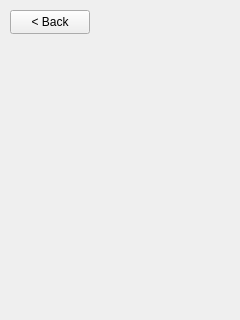
<?xml version="1.0" encoding="UTF-8"?>
<ui version="4.0">
 <class>SecondWindow</class>
 <widget class="QWidget" name="SecondWindow">
  <property name="geometry">
   <rect>
    <x>0</x>
    <y>0</y>
    <width>240</width>
    <height>320</height>
   </rect>
  </property>
  <property name="windowTitle">
   <string>Form</string>
  </property>
  <widget class="QPushButton" name="backButton">
   <property name="geometry">
    <rect>
     <x>10</x>
     <y>10</y>
     <width>80</width>
     <height>24</height>
    </rect>
   </property>
   <property name="text">
    <string>&lt; Back</string>
   </property>
  </widget>
 </widget>
 <resources/>
 <connections/>
</ui>
